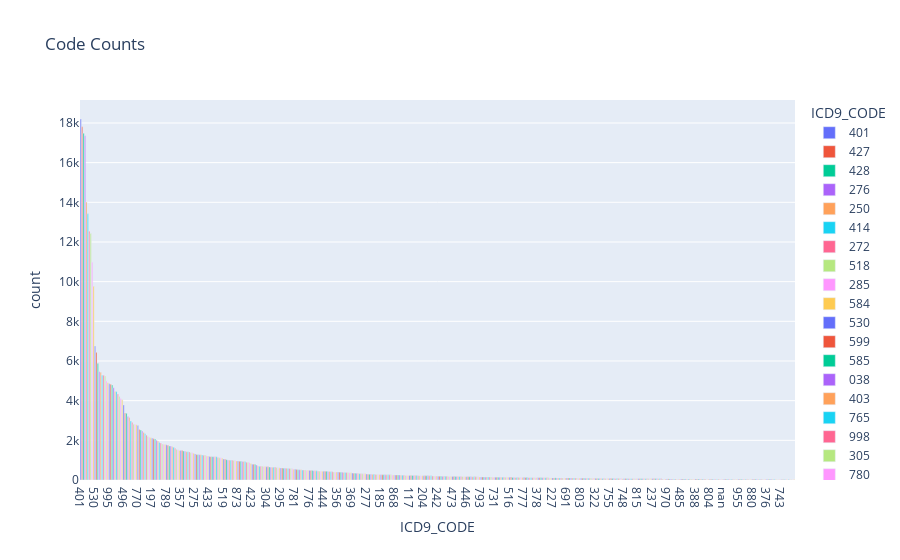

The cell this chart's notebook holds for it:
### Code cell
# Plot ALL

fig = px.bar(df.nlargest(columns=['count'], n=500), x='ICD9_CODE', y='count',color='ICD9_CODE', title='Code Counts')
fig.update_layout(xaxis={'categoryorder':'total descending'})
fig.show()
